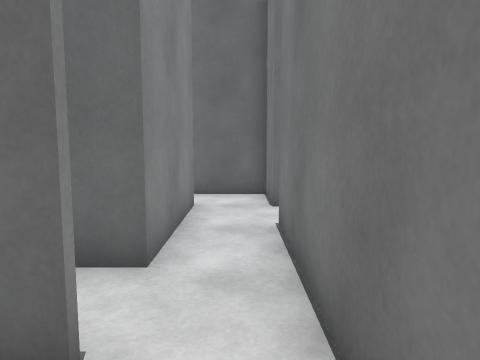
[1] (above)

20 first-person views from a walk through a Unity game level. The camera is 1.3 m above the floor, tilts 6° down and sees 70° across. The floor is counted in squares, 0.9 m on a side. Each view is taken from the middle of a square. On the plan, view 1 faces up. The plan holds only what a view shows up to about 15 squares ahead; the rest is blank. The place goes on beyond the plan. The player character is not drawn.

[2]
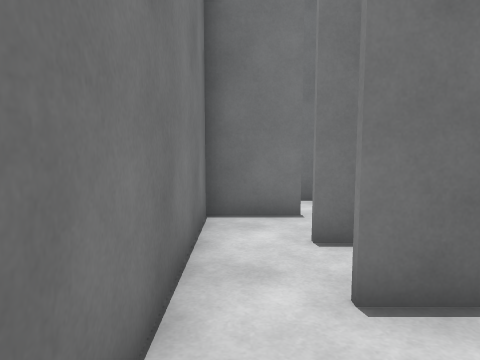

[3]
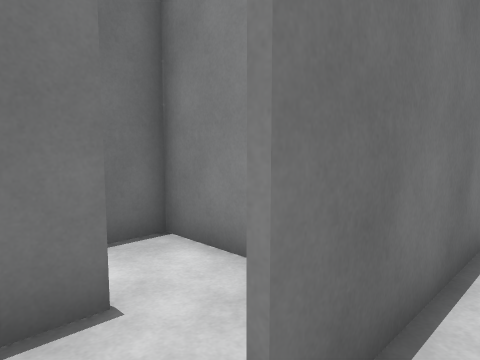

[4]
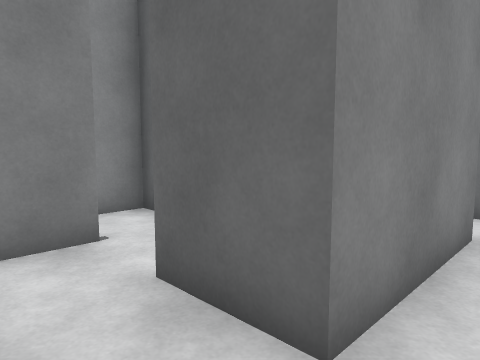

[5]
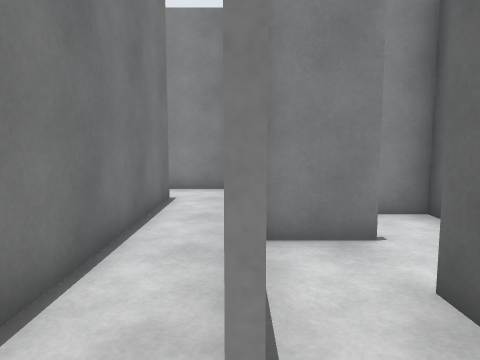

[6]
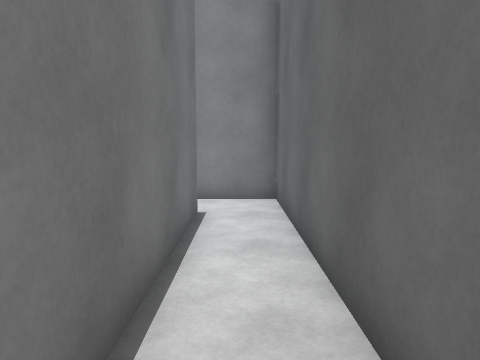

[7]
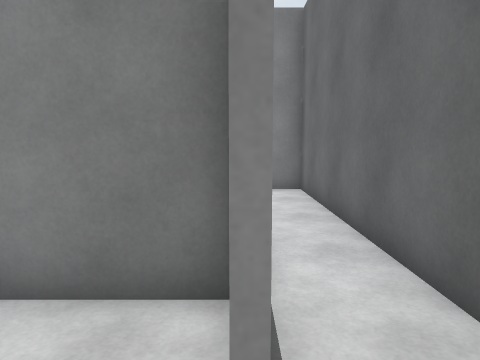

[8]
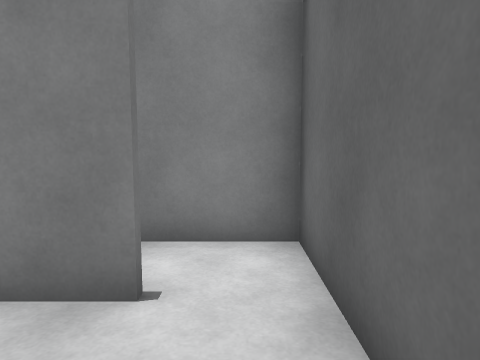

[9]
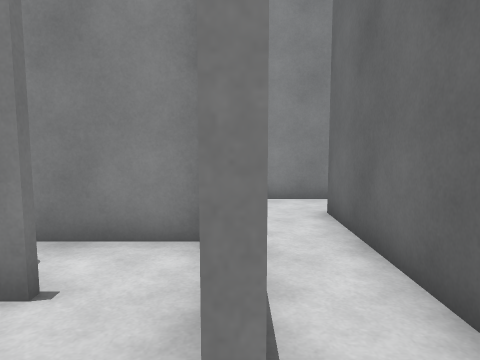

[10]
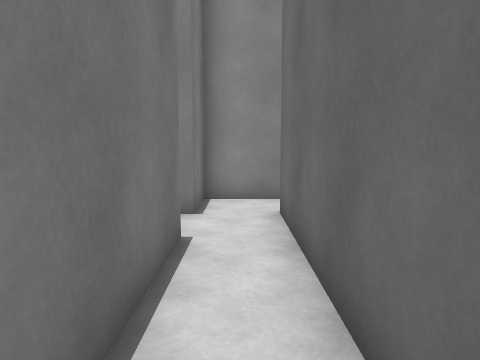

[11]
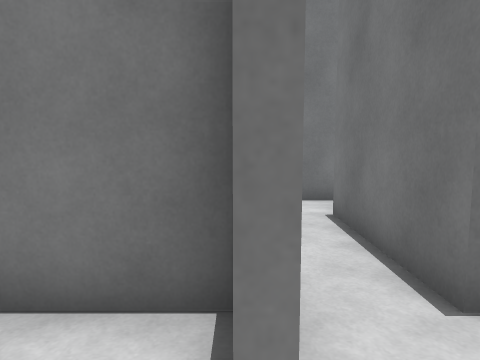

[12]
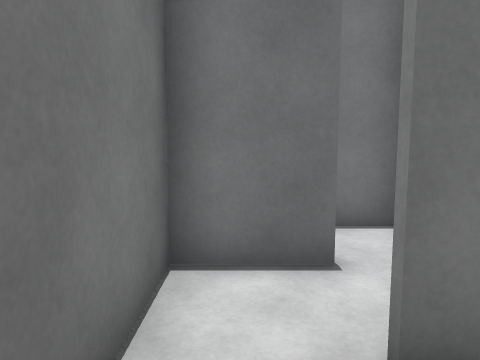

[13]
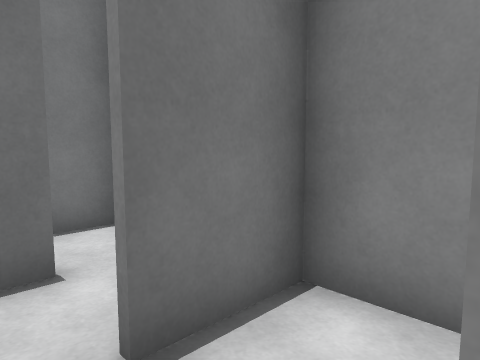

[14]
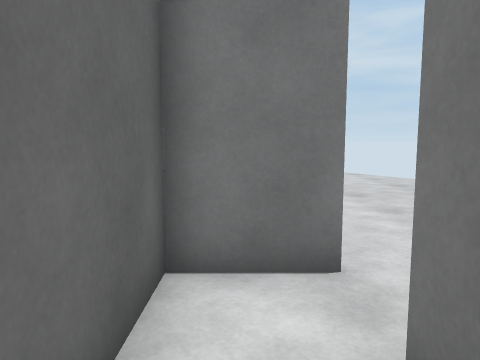

[15]
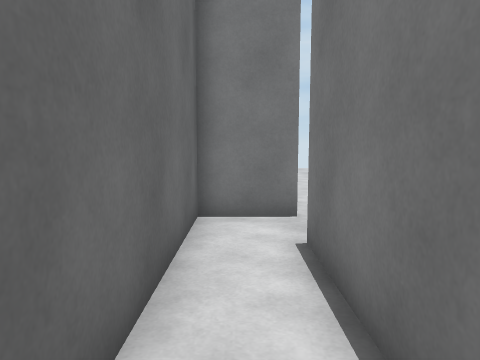

[16]
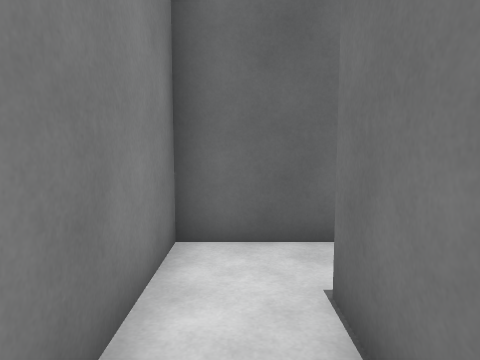

[17]
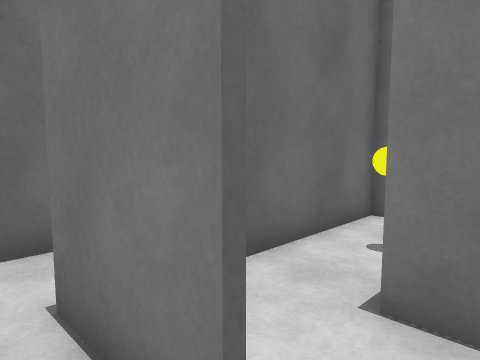

[18]
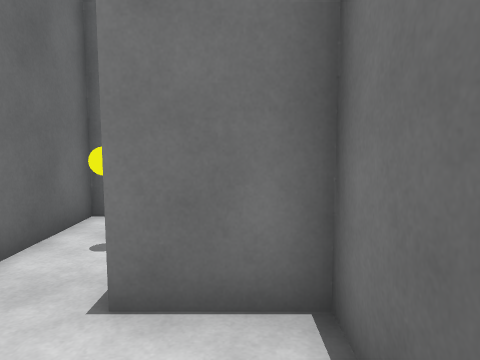

[19]
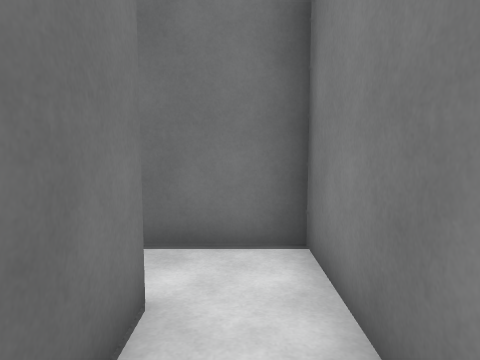

[20]
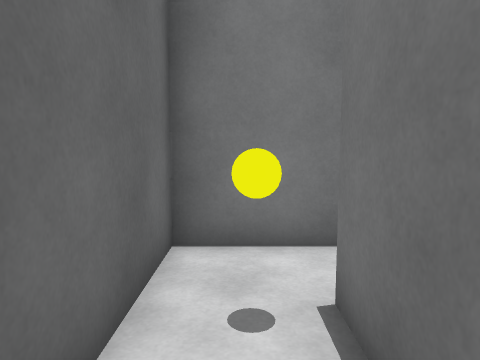

### Floor plan
Key: @ floor where view 1 was taken; # wall or solid block; . floor; v drop or lower ground; B yellow ball.
Columns run from 11 left of view 1 to 2 right of it. Each row starts with its distance up from view 1.
 12    .
 11 #.  #
 10 ###.# #######
  9 #...#. .....#
  8 #.#########.#v
  7 #.........#...
  6 ###.####..#.#.
  5     #... .#.#
  4     #.#.###.#
  3     #.#.....#
  2 ##########..#
  1 #...........#
  0 #.########.@#
 -1 #.#...B.#...#
 -2 #.#.##..#.###
 -3 #...#   #..
 -4 #####   ##

Positions as (right, up) in squares from view 1, and headings:
1: (0, 0), facing up
2: (0, 5), facing down
3: (0, 1), facing down-left
4: (0, 2), facing up-left
5: (0, 2), facing left
6: (-2, 1), facing left
7: (0, 0), facing left
8: (-2, 5), facing left
9: (-2, 6), facing left
10: (-2, 7), facing left
11: (-10, 8), facing right
12: (-8, 12), facing down
13: (-8, 12), facing down-left
14: (-3, 9), facing right
15: (-6, 9), facing right
16: (-10, -3), facing up
17: (-10, -3), facing up-right
18: (-10, -3), facing right
19: (-10, 1), facing down
20: (-8, -1), facing right
